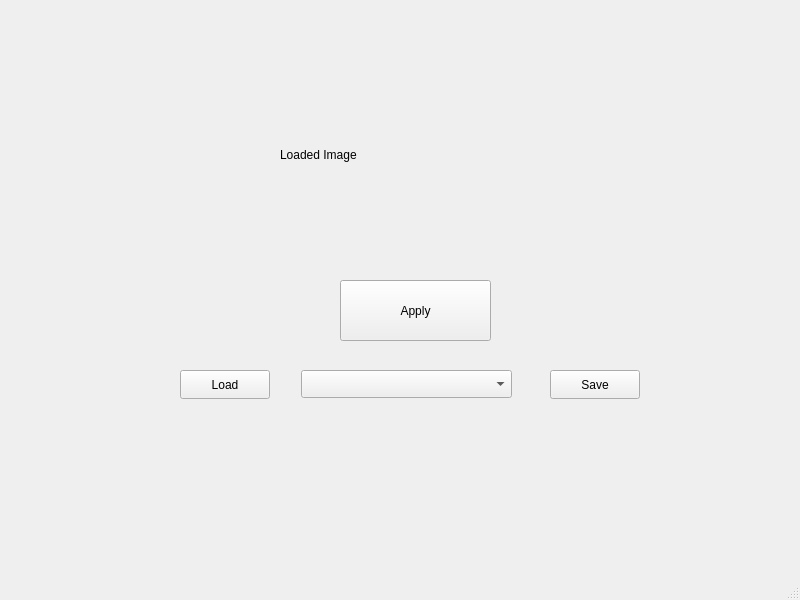
<?xml version="1.0" encoding="UTF-8"?>
<ui version="4.0">
 <class>MainWindow</class>
 <widget class="QMainWindow" name="MainWindow">
  <property name="geometry">
   <rect>
    <x>0</x>
    <y>0</y>
    <width>800</width>
    <height>600</height>
   </rect>
  </property>
  <property name="minimumSize">
   <size>
    <width>400</width>
    <height>300</height>
   </size>
  </property>
  <property name="windowTitle">
   <string>MainWindow</string>
  </property>
  <widget class="QWidget" name="centralwidget">
   <widget class="QLabel" name="imageLabel">
    <property name="geometry">
     <rect>
      <x>280</x>
      <y>60</y>
      <width>251</width>
      <height>191</height>
     </rect>
    </property>
    <property name="text">
     <string>&lt;html&gt;&lt;head/&gt;&lt;body&gt;&lt;p&gt;Loaded Image&lt;/p&gt;&lt;/body&gt;&lt;/html&gt;</string>
    </property>
   </widget>
   <widget class="QPushButton" name="loadButton">
    <property name="geometry">
     <rect>
      <x>180</x>
      <y>370</y>
      <width>90</width>
      <height>29</height>
     </rect>
    </property>
    <property name="text">
     <string>Load</string>
    </property>
   </widget>
   <widget class="QPushButton" name="saveButton">
    <property name="geometry">
     <rect>
      <x>550</x>
      <y>370</y>
      <width>90</width>
      <height>29</height>
     </rect>
    </property>
    <property name="text">
     <string>Save</string>
    </property>
   </widget>
   <widget class="QPushButton" name="applyButton">
    <property name="geometry">
     <rect>
      <x>340</x>
      <y>280</y>
      <width>151</width>
      <height>61</height>
     </rect>
    </property>
    <property name="text">
     <string>Apply</string>
    </property>
   </widget>
   <widget class="QComboBox" name="filterCombo">
    <property name="geometry">
     <rect>
      <x>301</x>
      <y>370</y>
      <width>211</width>
      <height>28</height>
     </rect>
    </property>
   </widget>
  </widget>
  <widget class="QMenuBar" name="menubar">
   <property name="geometry">
    <rect>
     <x>0</x>
     <y>0</y>
     <width>800</width>
     <height>25</height>
    </rect>
   </property>
  </widget>
  <widget class="QStatusBar" name="statusbar"/>
 </widget>
 <resources/>
 <connections/>
</ui>
